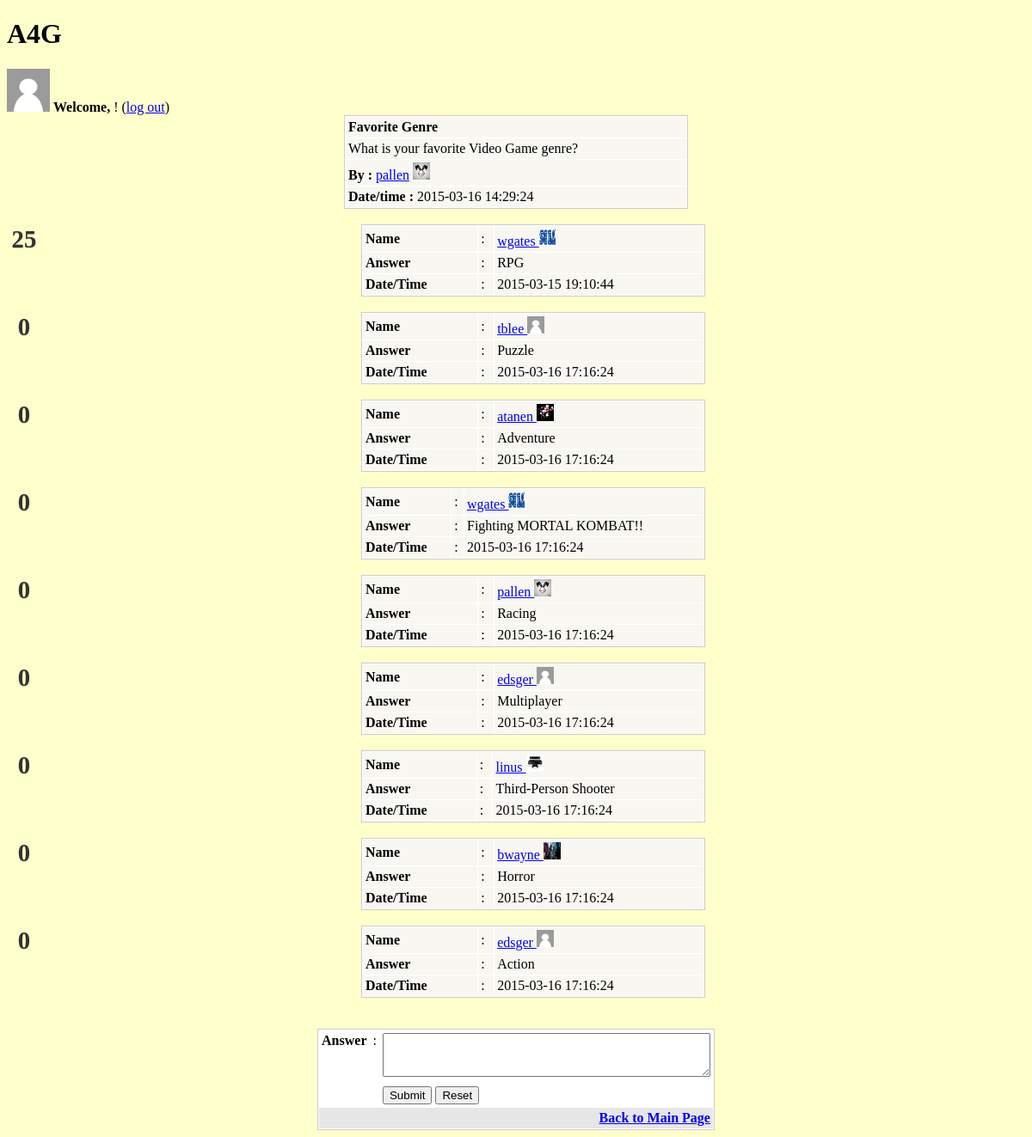
Screenshot of /view.php?id=3 with the database file from the repository.
### tables this page shows
CREATE TABLE IF NOT EXISTS `question` (
  `u_id` int(4) NOT NULL,
`q_id` int(4) NOT NULL,
  `topic` varchar(255) NOT NULL,
  `detail` longtext NOT NULL,
  `datetime` timestamp NOT NULL DEFAULT '0000-00-00 00:00:00' ON UPDATE CURRENT_TIMESTAMP,
  `view` int(4) DEFAULT '0',
  `reply` int(4) DEFAULT '0',
  `value` int(5) NOT NULL DEFAULT '0'
);

CREATE TABLE IF NOT EXISTS `user` (
`id` int(4) NOT NULL,
  `username` varchar(30) NOT NULL,
  `password` varchar(30) NOT NULL,
  `picture` longtext NOT NULL
);

CREATE TABLE IF NOT EXISTS `answer` (
  `user_id` int(4) NOT NULL,
  `question_id` int(4) NOT NULL,
`a_id` int(4) NOT NULL,
  `a_answer` longtext NOT NULL,
  `a_datetime` timestamp NOT NULL DEFAULT '0000-00-00 00:00:00',
  `vote` int(5) NOT NULL DEFAULT '0',
  `like` tinyint(1) NOT NULL DEFAULT '0'
);

### view.php (the view, shortened to what this page needs)
<?php
include_once "creds.php";
$tbl_name="question";
$tbl_name2="user";
$tbl_name3="answer";
$db = new mysqli($host, $user,$pw,$db_name);
$id=$_GET['id'];
$sql="SELECT * FROM `$tbl_name` WHERE `q_id` = $id";
$result=$db->query($sql) ;
$rows=mysqli_fetch_array($result);
?>
<!DOCTYPE html>
<html>
<head>
<link href="http://netdna.bootstrapcdn.com/font-awesome/3.2.1/css/font-awesome.min.css" rel="stylesheet">
<link rel="stylesheet" type="text/css" href="style.css">
</head>
<h1> A4G </h1>
<body>
<?php
	$uname = $_SESSION['username'];
	$sql1="SELECT id FROM `$tbl_name2` WHERE `username` =  '".$uname. "'";
	$results=$db->query($sql1);
	$row=mysqli_fetch_array($results);
	$sqlpic ="SELECT picture FROM `$tbl_name2` WHERE `username` = '".$uname. "'";
	$respic = $db->query($sqlpic);
	$rpic = mysqli_fetch_array($respic);
	if($rpic['picture'] == "" ){
		echo "<img width='50' height = '50' src='Pictures/default.png' alt='Default Profile Pic'>";
	}
	else{
		echo"<img width='50' height='50' src='Pictures/".$rpic['picture']."' alt=Profile Pic'>";
	}
?>
<td> <strong>Welcome, </strong> <a href="profile.php?id=<?php echo $row['id']; ?>" ><?=$_SESSION['username']?> </a> !  (<a href="index.php?action=logout">log out</a>)</td>
<table width="400" border="0" align="center" cellpadding="0" cellspacing="1" bgcolor="#CCCCCC">
<tr>
<td><table width="100%" border="0" cellpadding="3" cellspacing="1" bordercolor="1" bgcolor="#FFFFFF">
<tr>
<td bgcolor="#F8F7F1"><strong><?php echo $rows['topic']; ?></strong></td>
</tr>
<tr>
<td bgcolor="#F8F7F1"><?php echo $rows['detail']; ?></td>
</tr>
<tr>
<?php
$name = "Anon";
$number = $rows['u_id'];
$sqli="SELECT username FROM `$tbl_name2` WHERE `id`= $number";
$res=$db->query($sqli);
$row=mysqli_fetch_array($res);
if (isset($row)){
	$name=$row['username'];
}
?>
<td bgcolor="#F8F7F1"><strong>By :</strong> <a href="profile.php?id=<?php echo $rows['u_id']; ?>" ><?php echo $name; ?></a>
<?php
	$sqlpicture = "SELECT picture FROM `$tbl_name2` WHERE `id` =$number";
	$picres=$db->query($sqlpicture);
	$picrow=mysqli_fetch_array($picres);
	if($picrow['picture'] == "" ){
		echo "<img width='20' height = '20' src='Pictures/default.png' alt='Default Profile Pic'>";
	}
	else{
		echo"<img width='20' height='20' src='Pictures/".$picrow['picture']."' alt=Profile Pic'>";
	}
?>
</td>
</tr>
<tr>
<td bgcolor="#F8F7F1"><strong>Date/time : </strong><?php echo $rows['datetime']; ?></td>
</tr>
</table></td>
</tr>
</table>
<BR>
	<?php
$sql2="SELECT * FROM `$tbl_name3` WHERE `question_id` = $id  ORDER BY `like` DESC ";
$result2=$db->query($sql2);
while($rows=mysqli_fetch_array($result2)){
	?>
<table width="400" border="0" align="center" cellpadding="0" cellspacing="1" bgcolor="#CCCCCC">
<tr>
<td><table width="100%" border="0" cellpadding="3" cellspacing="1" bgcolor="#FFFFFF">
<tr>
<?php
$num = $rows['user_id'];
$sqli2="SELECT * FROM `$tbl_name2` WHERE `id`= $num";
$ress=$db->query($sqli2);
$roww=mysqli_fetch_array($ress);
if (isset($ress)){
$a_name=$roww['username'];
}
?>
<td bgcolor="#F8F7F1"><strong>Name</strong></td>
<td bgcolor="#F8F7F1">:</td>
<td bgcolor="#F8F7F1"><a href="profile.php?id=<?php echo $roww['id']; ?>"> <?php echo $a_name; ?> </a>
<?php
	$sqlpicture = "SELECT picture FROM `$tbl_name2` WHERE `id` =$num";
	$picres=$db->query($sqlpicture);
	$picrow=mysqli_fetch_array($picres);
	if($picrow['picture'] == "" ){
		echo "<img width='20' height = '20' src='Pictures/default.png' alt='Default Profile Pic'>";
	}
	else{
		echo"<img width='20' height='20' src='Pictures/".$picrow['picture']."' alt=Profile Pic'>";
	}
?>
</td>
</tr>
<form method="post"id="like_form" action="like.php">
<tr>
<td bgcolor="#F8F7F1"><strong>Answer</strong></td>
<td bgcolor="#F8F7F1">:</td>
<td bgcolor="#F8F7F1"><?php echo $rows['a_answer']; ?></td>
</tr>
<tr>
<td bgcolor="#F8F7F1"><strong>Date/Time</strong></td>
<td bgcolor="#F8F7F1">:</td>
<td bgcolor="#F8F7F1"><?php echo $rows['a_datetime']; ?></td>
</tr>
</table></td>
</tr>
<div class="item" data-postid="<?php echo $rows['a_id']; ?>" data-score="<?php echo $rows['vote']; ?>">
<div class = "vote-span">
	<div class="vote-score"><?php echo $rows['vote']; ?></div>
</div>
</div>
</table></td>
</table><br></form>
<?php
}
?>
<BR>
	<table width="400" border="0" align="center" cellpadding="0" cellspacing="1" bgcolor="#CCCCCC">
<tr>
<form name="form1" method="post" action="add_answer.php">
<td>
<table width="100%" border="0" cellpadding="3" cellspacing="1" bgcolor="#FFFFFF">
<tr>
<td valign="top"><strong>Answer</strong></td>
<td valign="top">:</td>
<td><textarea name="a_answer" cols="45" rows="3" id="a_answer"></textarea></td>
</tr>
<tr>
<td>&nbsp;</td>
<td><input name="id" type="hidden" value="<?php echo $id; ?>"></td>
<td><input type="submit" name="Submit" value="Submit"> <input type="reset" name="Submit2" value="Reset"></td>
</tr>
<tr>
<td colspan="5" align="right" bgcolor="#E6E6E6"><a href="index.php"><strong>Back to Main Page</strong> </a></td>
</tr>
</table>
</td>
</form>
</tr>
</table>
</body>
</html>

### style.css (style rules this page uses)
.vote-span { width: 40px; float: left; margin: 1px 0; }
.vote, .vote-score { clear: both; text-shadow: 0 1px 1px rgba(0, 0, 0, 0.2); cursor: pointer; text-align: center; color: #333; font-size: 1.8em; font-weight: bold; }
.vote-score { cursor: text; }
body { background-color: #FFFFCC; }
h1 { color: : #3333CC; }

### rows the page displays
question: topic "Favorite Genre", detail "What is your favorite Video Game genre?", datetime "2015-03-16 14:29:24"
user: username "pallen", picture (picture)
answer: user.username "wgates", user.picture (picture), a_answer "RPG", a_datetime "2015-03-15 19:10:44", vote "25"
answer: user.username "tblee", a_answer "Puzzle", a_datetime "2015-03-16 17:16:24", vote "0"
answer: user.username "atanen", user.picture (picture), a_answer "Adventure", a_datetime "2015-03-16 17:16:24", vote "0"
answer: user.username "wgates", user.picture (picture), a_answer "Fighting MORTAL KOMBAT!!", a_datetime "2015-03-16 17:16:24", vote "0"
answer: user.username "pallen", user.picture (picture), a_answer "Racing", a_datetime "2015-03-16 17:16:24", vote "0"
answer: user.username "edsger", a_answer "Multiplayer", a_datetime "2015-03-16 17:16:24", vote "0"
answer: user.username "linus", user.picture (picture), a_answer "Third-Person Shooter", a_datetime "2015-03-16 17:16:24", vote "0"
answer: user.username "bwayne", user.picture (picture), a_answer "Horror", a_datetime "2015-03-16 17:16:24", vote "0"
answer: user.username "edsger", a_answer "Action", a_datetime "2015-03-16 17:16:24", vote "0"
